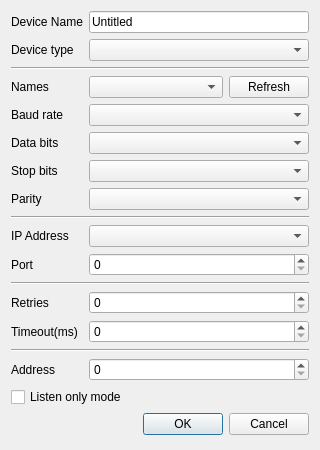
<?xml version="1.0" encoding="UTF-8"?>
<ui version="4.0">
 <class>ModbusDeviceEditor</class>
 <widget class="QDialog" name="ModbusDeviceEditor">
  <property name="geometry">
   <rect>
    <x>0</x>
    <y>0</y>
    <width>320</width>
    <height>450</height>
   </rect>
  </property>
  <property name="minimumSize">
   <size>
    <width>320</width>
    <height>0</height>
   </size>
  </property>
  <property name="windowTitle">
   <string>New Modbus Device</string>
  </property>
  <layout class="QGridLayout" name="gridLayout">
   <item row="13" column="1">
    <widget class="QSpinBox" name="spinBoxTimeout"/>
   </item>
   <item row="9" column="1">
    <widget class="QComboBox" name="comboBoxTcpAddress"/>
   </item>
   <item row="12" column="0">
    <widget class="QLabel" name="labelRetries">
     <property name="sizePolicy">
      <sizepolicy hsizetype="Fixed" vsizetype="Preferred">
       <horstretch>0</horstretch>
       <verstretch>0</verstretch>
      </sizepolicy>
     </property>
     <property name="text">
      <string>Retries</string>
     </property>
    </widget>
   </item>
   <item row="4" column="1">
    <widget class="QComboBox" name="comboBoxRtuBaudRate"/>
   </item>
   <item row="15" column="1">
    <widget class="QSpinBox" name="spinBoxServerAddress"/>
   </item>
   <item row="13" column="0">
    <widget class="QLabel" name="labelTimeout">
     <property name="sizePolicy">
      <sizepolicy hsizetype="Fixed" vsizetype="Preferred">
       <horstretch>0</horstretch>
       <verstretch>0</verstretch>
      </sizepolicy>
     </property>
     <property name="text">
      <string>Timeout(ms)</string>
     </property>
    </widget>
   </item>
   <item row="8" column="0" colspan="2">
    <widget class="Line" name="lineNetwork">
     <property name="orientation">
      <enum>Qt::Orientation::Horizontal</enum>
     </property>
    </widget>
   </item>
   <item row="4" column="0">
    <widget class="QLabel" name="labelBaudRate">
     <property name="sizePolicy">
      <sizepolicy hsizetype="Fixed" vsizetype="Preferred">
       <horstretch>0</horstretch>
       <verstretch>0</verstretch>
      </sizepolicy>
     </property>
     <property name="text">
      <string>Baud rate</string>
     </property>
    </widget>
   </item>
   <item row="7" column="1">
    <widget class="QComboBox" name="comboBoxRtuParity"/>
   </item>
   <item row="10" column="1">
    <widget class="QSpinBox" name="spinBoxTcpPort"/>
   </item>
   <item row="2" column="0" colspan="2">
    <widget class="Line" name="lineSerialPort">
     <property name="orientation">
      <enum>Qt::Orientation::Horizontal</enum>
     </property>
    </widget>
   </item>
   <item row="1" column="1">
    <widget class="QComboBox" name="comboBoxDeviceType"/>
   </item>
   <item row="5" column="1">
    <widget class="QComboBox" name="comboBoxRtuDataBits"/>
   </item>
   <item row="10" column="0">
    <widget class="QLabel" name="labelPort">
     <property name="sizePolicy">
      <sizepolicy hsizetype="Fixed" vsizetype="Preferred">
       <horstretch>0</horstretch>
       <verstretch>0</verstretch>
      </sizepolicy>
     </property>
     <property name="text">
      <string>Port</string>
     </property>
    </widget>
   </item>
   <item row="9" column="0">
    <widget class="QLabel" name="labelIp">
     <property name="sizePolicy">
      <sizepolicy hsizetype="Fixed" vsizetype="Preferred">
       <horstretch>0</horstretch>
       <verstretch>0</verstretch>
      </sizepolicy>
     </property>
     <property name="text">
      <string>IP Address</string>
     </property>
    </widget>
   </item>
   <item row="6" column="0">
    <widget class="QLabel" name="labelStopBits">
     <property name="sizePolicy">
      <sizepolicy hsizetype="Fixed" vsizetype="Preferred">
       <horstretch>0</horstretch>
       <verstretch>0</verstretch>
      </sizepolicy>
     </property>
     <property name="text">
      <string>Stop bits</string>
     </property>
    </widget>
   </item>
   <item row="0" column="1">
    <widget class="QLineEdit" name="lineEditDeviceName">
     <property name="text">
      <string notr="true">Untitled</string>
     </property>
     <property name="placeholderText">
      <string>Such as: Siemens S7-300</string>
     </property>
    </widget>
   </item>
   <item row="0" column="0">
    <widget class="QLabel" name="label_11">
     <property name="text">
      <string>Device Name</string>
     </property>
    </widget>
   </item>
   <item row="12" column="1">
    <widget class="QSpinBox" name="spinBoxNumberOfRetries"/>
   </item>
   <item row="7" column="0">
    <widget class="QLabel" name="labelParity">
     <property name="sizePolicy">
      <sizepolicy hsizetype="Fixed" vsizetype="Preferred">
       <horstretch>0</horstretch>
       <verstretch>0</verstretch>
      </sizepolicy>
     </property>
     <property name="text">
      <string>Parity</string>
     </property>
    </widget>
   </item>
   <item row="6" column="1">
    <widget class="QComboBox" name="comboBoxRtuStopBits"/>
   </item>
   <item row="14" column="0" colspan="2">
    <widget class="Line" name="lineServer">
     <property name="orientation">
      <enum>Qt::Orientation::Horizontal</enum>
     </property>
    </widget>
   </item>
   <item row="5" column="0">
    <widget class="QLabel" name="labelDataBits">
     <property name="sizePolicy">
      <sizepolicy hsizetype="Fixed" vsizetype="Preferred">
       <horstretch>0</horstretch>
       <verstretch>0</verstretch>
      </sizepolicy>
     </property>
     <property name="text">
      <string>Data bits</string>
     </property>
    </widget>
   </item>
   <item row="17" column="0" colspan="2">
    <widget class="QDialogButtonBox" name="buttonBox">
     <property name="standardButtons">
      <set>QDialogButtonBox::StandardButton::Cancel|QDialogButtonBox::StandardButton::Ok</set>
     </property>
    </widget>
   </item>
   <item row="3" column="0">
    <widget class="QLabel" name="labelPortName">
     <property name="sizePolicy">
      <sizepolicy hsizetype="Fixed" vsizetype="Preferred">
       <horstretch>0</horstretch>
       <verstretch>0</verstretch>
      </sizepolicy>
     </property>
     <property name="text">
      <string>Names</string>
     </property>
    </widget>
   </item>
   <item row="3" column="1">
    <layout class="QHBoxLayout" name="horizontalLayout">
     <item>
      <widget class="QComboBox" name="comboBoxRtuNames">
       <property name="sizePolicy">
        <sizepolicy hsizetype="Expanding" vsizetype="Fixed">
         <horstretch>0</horstretch>
         <verstretch>0</verstretch>
        </sizepolicy>
       </property>
      </widget>
     </item>
     <item>
      <widget class="QPushButton" name="pushButtonRefresh">
       <property name="text">
        <string>Refresh</string>
       </property>
      </widget>
     </item>
    </layout>
   </item>
   <item row="16" column="0" colspan="2">
    <widget class="QCheckBox" name="checkBoxListenOnlyMode">
     <property name="text">
      <string>Listen only mode</string>
     </property>
    </widget>
   </item>
   <item row="1" column="0">
    <widget class="QLabel" name="label">
     <property name="sizePolicy">
      <sizepolicy hsizetype="Fixed" vsizetype="Preferred">
       <horstretch>0</horstretch>
       <verstretch>0</verstretch>
      </sizepolicy>
     </property>
     <property name="text">
      <string>Device type</string>
     </property>
    </widget>
   </item>
   <item row="15" column="0">
    <widget class="QLabel" name="labelAddress">
     <property name="sizePolicy">
      <sizepolicy hsizetype="Fixed" vsizetype="Preferred">
       <horstretch>0</horstretch>
       <verstretch>0</verstretch>
      </sizepolicy>
     </property>
     <property name="text">
      <string>Address</string>
     </property>
    </widget>
   </item>
   <item row="11" column="0" colspan="2">
    <widget class="Line" name="lineClient">
     <property name="orientation">
      <enum>Qt::Orientation::Horizontal</enum>
     </property>
    </widget>
   </item>
  </layout>
 </widget>
 <resources/>
 <connections>
  <connection>
   <sender>buttonBox</sender>
   <signal>accepted()</signal>
   <receiver>ModbusDeviceEditor</receiver>
   <slot>accept()</slot>
   <hints>
    <hint type="sourcelabel">
     <x>247</x>
     <y>191</y>
    </hint>
    <hint type="destinationlabel">
     <x>6</x>
     <y>176</y>
    </hint>
   </hints>
  </connection>
  <connection>
   <sender>buttonBox</sender>
   <signal>rejected()</signal>
   <receiver>ModbusDeviceEditor</receiver>
   <slot>reject()</slot>
   <hints>
    <hint type="sourcelabel">
     <x>360</x>
     <y>192</y>
    </hint>
    <hint type="destinationlabel">
     <x>392</x>
     <y>171</y>
    </hint>
   </hints>
  </connection>
 </connections>
</ui>
